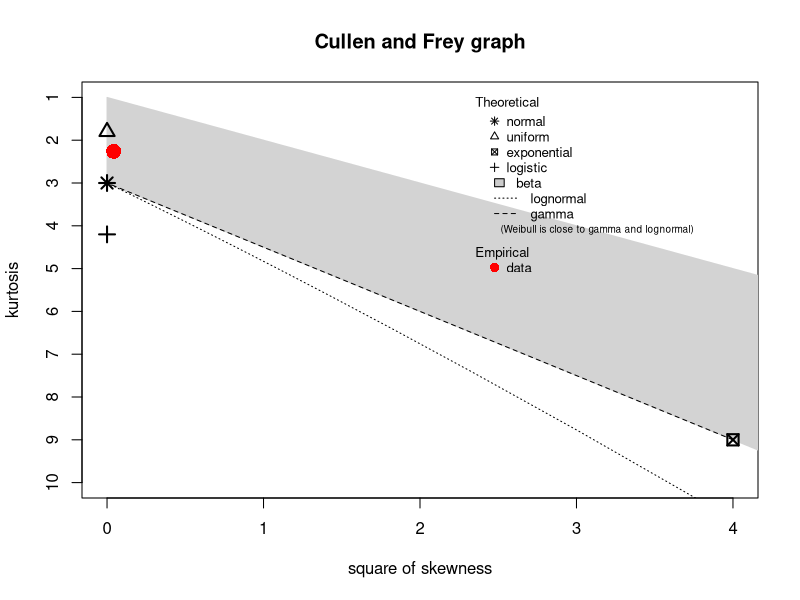
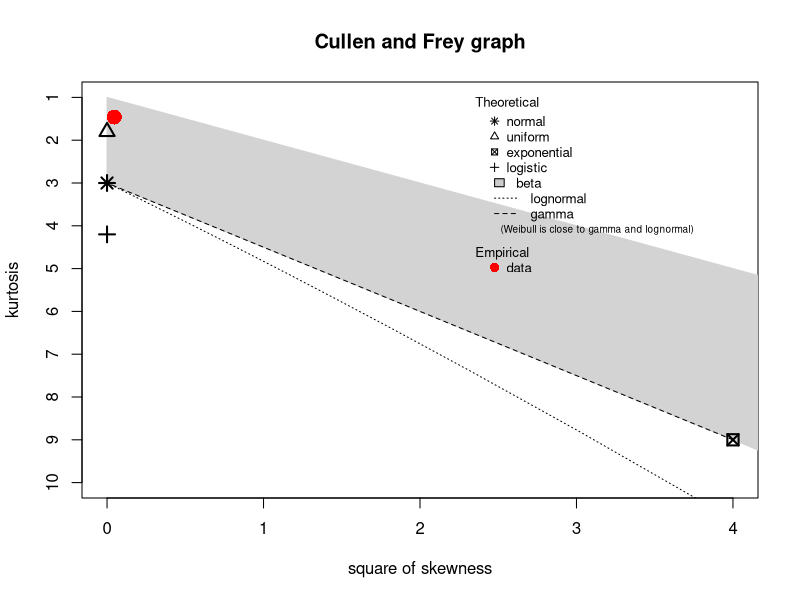
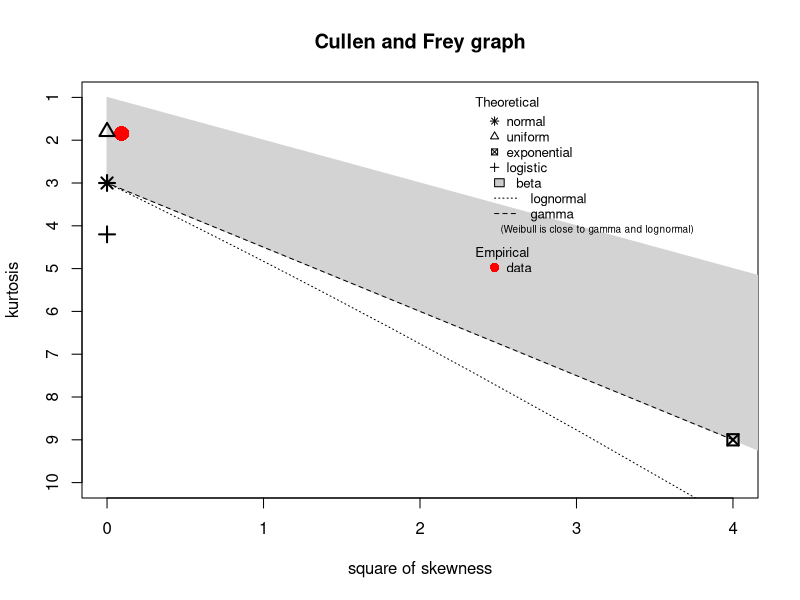
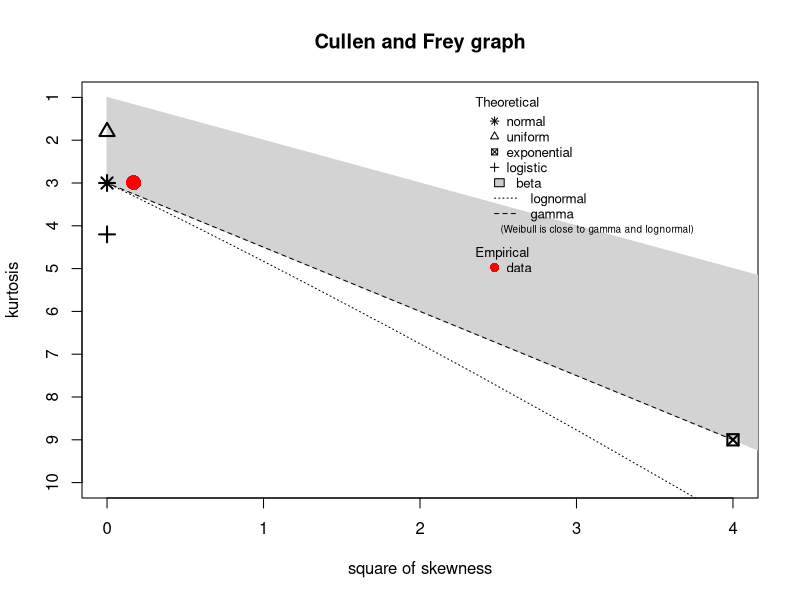
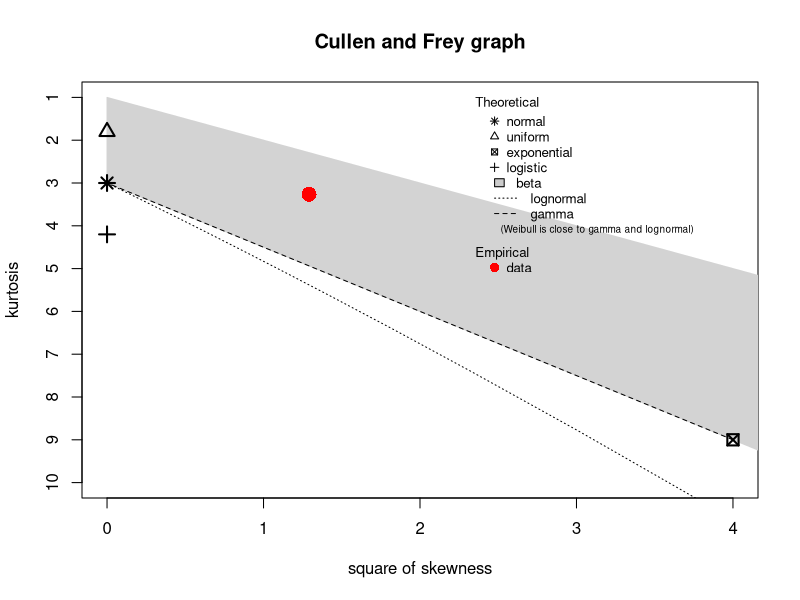
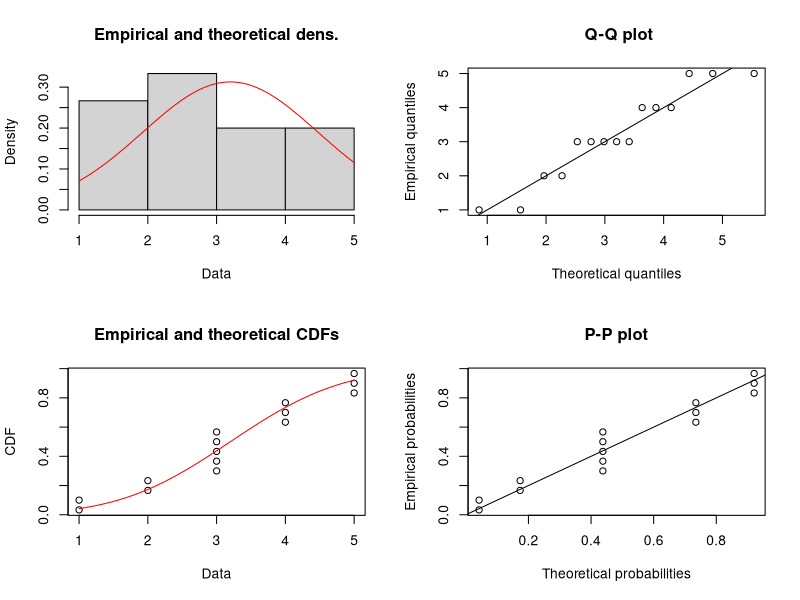
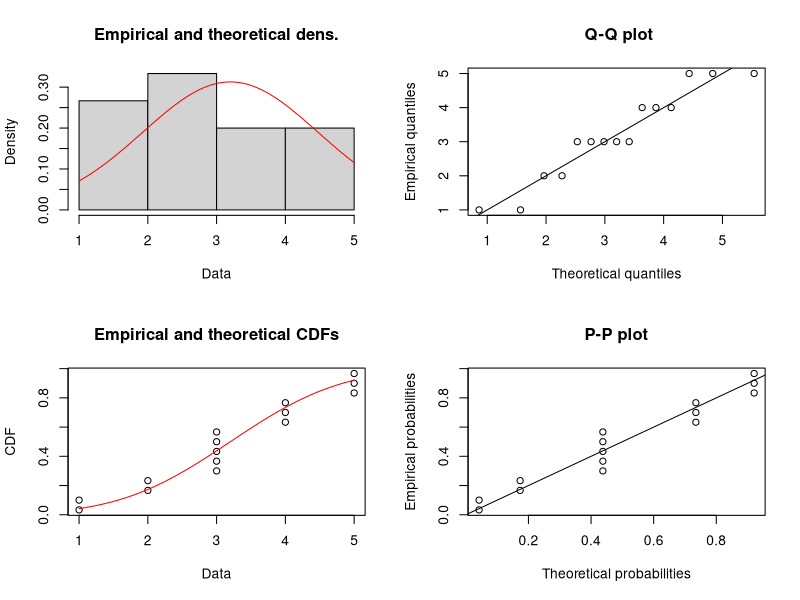
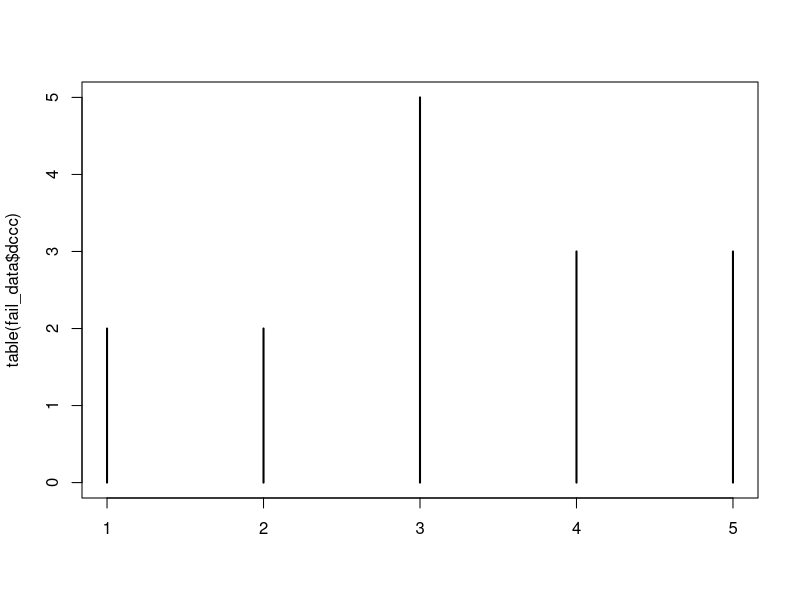

Write R code to recreate these figures, in order.
library(fitdistrplus)

time = seq(2000, 6200, by=300)

dccc_num_fails = c(3, 4, 1, 4, 5, 3, 2, 3, 4, 2, 1, 5, 3, 5, 3)
dccc_data = data.frame(time=time, num_of_fails=dccc_num_fails)

spc_num_fails = c(0, 5, 2, 1, 1, 2, 1, 1, 4, 5, 2, 5, 6, 5, 3)
spc_data = data.frame(time=time, num_of_fails=spc_num_fails)

antenna_num_fails = c(0, 0, 0, 0, 1, 1, 1, 1, 3, 2, 2, 1, 2, 3, 3)
antenna_data = data.frame(time=time, num_of_fails=antenna_num_fails)

aird_num_fails = c(0, 0, 1, 1, 1, 2, 1, 1, 3, 2, 2, 3, 4, 2, 2)
aird_data = data.frame(time=time, num_of_fails=aird_num_fails)

iff_num_fails = c(0,0,1,0,1,0,0,1,1,2,1,5,3,5,3)
iff_data = data.frame(time=time, num_of_fails=iff_num_fails)

fail_data = data.frame(time=time, dccc=dccc_num_fails, spc=spc_num_fails,
                       antenna=antenna_num_fails, airdryer=aird_num_fails,
                       iff=iff_num_fails)

descdist(fail_data$dccc, discrete = F)
descdist(fail_data$spc, discrete = F)
descdist(fail_data$antenna, discrete = F)
descdist(fail_data$airdryer, discrete = F)
descdist(fail_data$iff, discrete = F)


#DCCC Data Analysis
# Normal


# Maximum Likelihood
fit.norm.mle = fitdist(fail_data$dccc, 'norm', method='mle')
summary(fit.norm.mle)
plot(fit.norm.mle)

# Matching Moments
fit.norm.mme = fitdist(fail_data$dccc, 'norm', method='mme')
summary(fit.norm.mme)
plot(fit.norm.mme)

# Quantile Matching
#fit.norm.qme = fitdist(fail_data$dccc, 'norm', method='qme')
#summary(fit.norm.qme)

# Maximum Goodness-of-Fit CvM
fit.norm.gme.cvm = mgedist(fail_data$dccc, 'norm', gof='CvM')

# Maximum Goodness-of-Fit KS
fit.norm.gme.ks = mgedist(fail_data$dccc, 'norm', gof='KS')

# Maximum Goodness-of-Fit AD
fit.norm.gme.ad = mgedist(fail_data$dccc, 'norm', gof='AD')


plot(table(fail_data$dccc))
